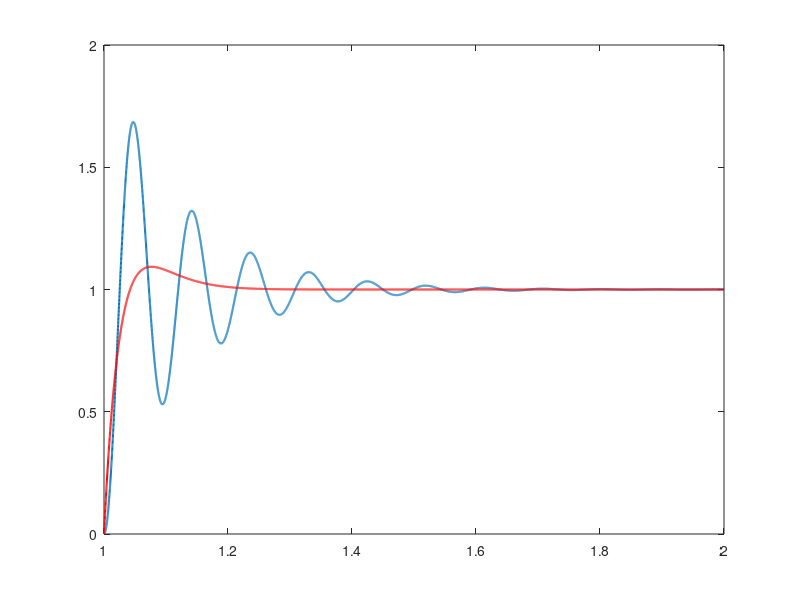

Reproduce this figure in MATLAB. (Note: this script raises an error after producing the figure.)
% Third order controller 
% it seems like it does not guarantee the stability of the system
clc
clear variables 
close all
format compact


%% System and reference system
s = tf('s');
Gp = 4500/(s^2 + 16*s + 4500);

M = (51.54*s+861.8)/(s^2 + 56.97*s + 861.8);
%% simulation for obtaining Ts
t = linspace(1,2,10000);
u = ones(1,length(t));
y = lsim(Gp,u,t);
y_r = lsim(M,u,t);
figure(1)
title('step response')
plot(t,y,'LineWidth',1.5)
hold on
plot(t,y_r,'-r','LineWidth',1.5)

% settelling time = 1.5
N_trans_sampling = 75; % # of samples to capture the transient 50
Ts = 1.5/N_trans_sampling


%% discretizing the system
Ts = 0.02; %rounding

Gp_d = c2d(Gp,Ts,'zoh')
M_d = c2d(M,Ts,'zoh')

%% simulating experimental data

N = 50; % the number of samples

u = 3*rand(N,1)-1; %input

y = lsim(Gp_d,u); %noise-free data

delta_eta = 0.001;
eta = 2*delta_eta*rand(N,1)-delta_eta;

y_tilde = y + eta;

%% simulating S(t)

s = lsim(minreal(M_d/(1-M_d),1e-4),u);

%% SM problem for a third order controller K third order
na = 2;
nb = 2;
nk = 0;
tmin = max([na+1,nb+nk]);
size_rho = na + nb + 1;

for c = 1:N-tmin +1
    
    % support matrix
    supp_mat = zeros(3*(na+1),size_rho+N);

    %rho columns
    supp_mat(2:6,1:5) = eye(5);
    supp_mat(7:9,3:5) = eye(3);

    %eta columns
    supp_mat(7:9,size_rho + c:size_rho + c + 2) = flip(eye(3));

    % coef vector
    coef_vec = [s(c+tmin-1) s(c+tmin-2) s(c+tmin-3) ...
        y_tilde(c+tmin-1) y_tilde(c+tmin-2) y_tilde(c+tmin-3)...
        1 1 1]';
    % defining the equality constraints
    ineqPolySys{c}.noTerms = 3*(na+1);
    ineqPolySys{c}.dimVar = size_rho + N;
    ineqPolySys{c}.typeCone = -1; %equality
    ineqPolySys{c}.degree = 2;
    ineqPolySys{c}.supports = supp_mat;
    ineqPolySys{c}.coef = coef_vec;

end

%% optimization parameters and bounds on the variables

ubd = [1e10*ones(size_rho,1);delta_eta*ones(N,1)];
lbd = -ubd;

param.relaxOrder = 1;
param.POPsolver = 'interior-point';

%% solving the optimization problem using SparsePOP
% lower bound
for i = 1:size_rho
    %support matrix
    supp = zeros(1,size_rho+N);
    supp(i) = 1;

    objPoly.noTerms = 1;
    objPoly.dimVar = size_rho + N;
    objPoly.typeCone = 1;
    objPoly.degree = 1;
    objPoly.supports = supp;
    objPoly.coef = 1;

    [a,b,POP] = sparsePOP(objPoly,ineqPolySys,lbd,ubd,param)
    sol_relaxed_min(i) = POP.xVect(i);
    sol_refined_min(i) = POP.xVectL(i);

end

% upper bound

for i = 1:size_rho
    %support matrix
    supp = zeros(1,size_rho+N);
    supp(i) = 1;

    objPoly.noTerms = 1;
    objPoly.dimVar = size_rho + N;
    objPoly.typeCone = 1;
    objPoly.degree = 1;
    objPoly.supports = supp;
    objPoly.coef = -1;

    [a,b,POP] = sparsePOP(objPoly,ineqPolySys,lbd,ubd,param)
    sol_relaxed_max(i) = POP.xVect(i);
    sol_refined_max(i) = POP.xVectL(i);

end

%%
CPUI = [sol_refined_min', sol_refined_max']

%% shaping the controller
rho_c = mean(CPUI,2);

Kc = tf([rho_c(3:end)'], [1 rho_c(1:2)'],Ts)

%% simulation
T_c = minreal((Kc*Gp_d)/(1+Kc*Gp_d),1e-4);%complementary sensitivity function

figure(1)
title('step response')
step(M_d)
hold on,
step(T_c)
legend('reference model','model with the designed controller')